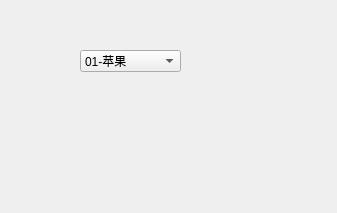
<?xml version="1.0" encoding="UTF-8"?>
<ui version="4.0">
 <class>mainForm</class>
 <widget class="QWidget" name="mainForm">
  <property name="geometry">
   <rect>
    <x>0</x>
    <y>0</y>
    <width>337</width>
    <height>213</height>
   </rect>
  </property>
  <property name="windowTitle">
   <string>Form</string>
  </property>
  <property name="styleSheet">
   <string notr="true"/>
  </property>
  <widget class="QComboBox" name="comboBox">
   <property name="geometry">
    <rect>
     <x>80</x>
     <y>50</y>
     <width>101</width>
     <height>22</height>
    </rect>
   </property>
   <property name="currentIndex">
    <number>0</number>
   </property>
   <item>
    <property name="text">
     <string>01-苹果</string>
    </property>
   </item>
   <item>
    <property name="text">
     <string>02-香蕉</string>
    </property>
   </item>
   <item>
    <property name="text">
     <string>03-橘子</string>
    </property>
   </item>
  </widget>
 </widget>
 <resources/>
 <connections/>
</ui>
